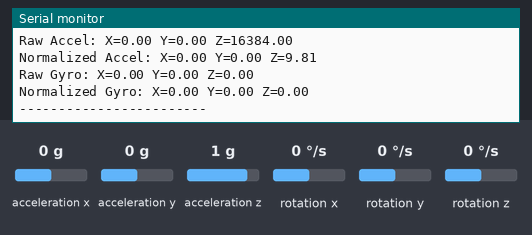
The sketch below on a simulated ESP32. Parts: the last lines printed to the serial monitor. The test bench sets the inputs (shaded band); at power-on: acceleration x 0 g, acceleration y 0 g, acceleration z 1 g, rotation x 0 °/s, rotation y 0 °/s, rotation z 0 °/s.

Above: at 2.2 s.
2.3 s: acceleration x set to -1.4 g
3.8 s: acceleration y set to -1.4 g
5.3 s: acceleration z set to -1.4 g
6.8 s: rotation x set to -192 °/s
At 7.6 s:
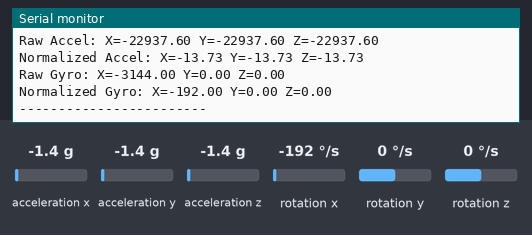
8.3 s: rotation y set to -192 °/s
At 9.2 s:
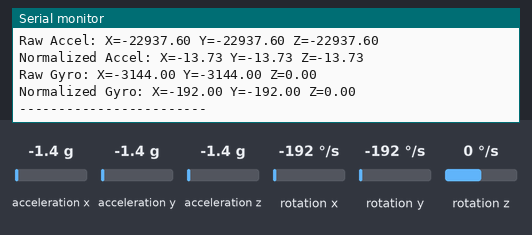

Measured:
- after the input at 6.8 s, the serial monitor: prints a new line after 0.42 s (image 1)
- after the input at 8.3 s, the serial monitor: prints a new line after 0.48 s (image 2)

The sketch:

sketch_MPU6050.1.ino
```cpp
#include <Wire.h>
#include <MPU6050.h>

MPU6050 mpu;

void setup() {
  Serial.begin(115200);
  Wire.begin(21, 22);

  Serial.println("Initializing MPU-6050...");
  if (!mpu.begin(MPU6050_SCALE_2000DPS, MPU6050_RANGE_2G)) {
    Serial.println("Could not find MPU-6050. Check wiring!");
    while (1);
  }

  Serial.println("MPU-6050 ready!");
  delay(1000);
}

void loop() {
  Vector rawAccel = mpu.readRawAccel();
  Vector normAccel = mpu.readNormalizeAccel();

  Vector rawGyro = mpu.readRawGyro();
  Vector normGyro = mpu.readNormalizeGyro();

  Serial.println("Raw Accel: X=" + String(rawAccel.XAxis) +
                 " Y=" + String(rawAccel.YAxis) +
                 " Z=" + String(rawAccel.ZAxis));
  Serial.println("Normalized Accel: X=" + String(normAccel.XAxis) +
                 " Y=" + String(normAccel.YAxis) +
                 " Z=" + String(normAccel.ZAxis));

  Serial.println("Raw Gyro: X=" + String(rawGyro.XAxis) +
                 " Y=" + String(rawGyro.YAxis) +
                 " Z=" + String(rawGyro.ZAxis));
  Serial.println("Normalized Gyro: X=" + String(normGyro.XAxis) +
                 " Y=" + String(normGyro.YAxis) +
                 " Z=" + String(normGyro.ZAxis));

  Serial.println("------------------------");
  delay(500);
}
```
